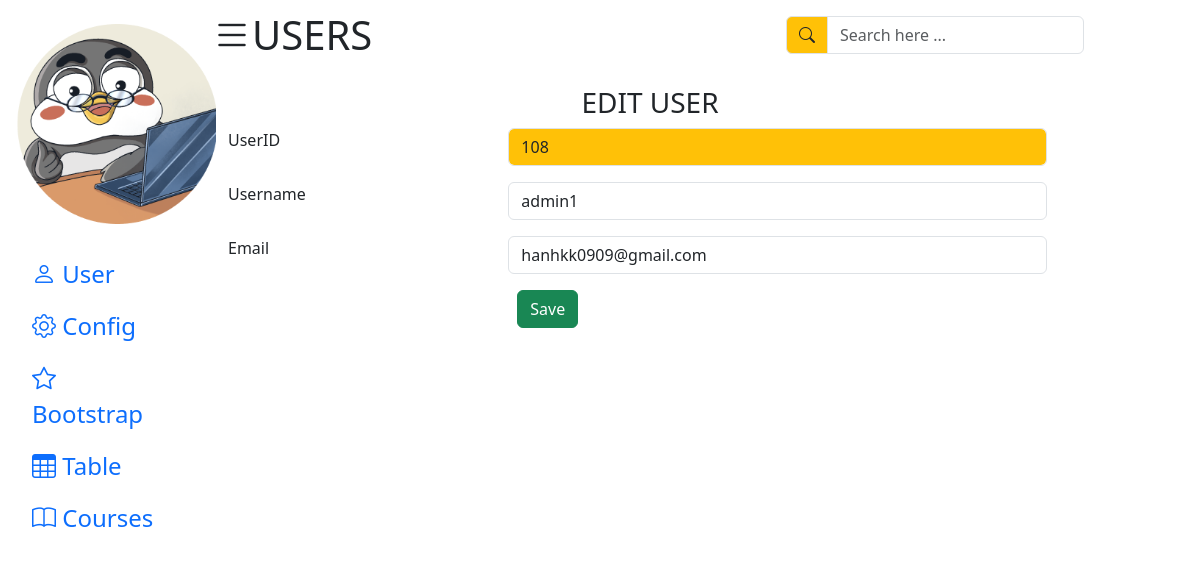
Screenshot of /admin/user_edit.php?id=108 with the database file from the repository.
### tables this page shows
CREATE TABLE `users` (
  `id` int(11) NOT NULL,
  `username` varchar(60) NOT NULL,
  `email` varchar(100) NOT NULL,
  `password` varchar(50) NOT NULL
);

### admin/user_edit.php (the view, shortened to what this page needs)
<?php
    if(isset($_GET['id'])){
    $uid = $_GET['id'];
    try{
        $conn = new PDO("mysql:host=localhost;dbname=tek4", "root", "");
        $sql_check = "SELECT * FROM users WHERE id ='$uid'";
        $stmt = $conn->prepare($sql_check);
        $stmt->execute();
        if($stmt->rowCount()>0){
            $user = $stmt->fetch();
        }
    }catch(PDOException $e){
        echo $e->getMessage();
    }
}
?>
<!doctype html>
<html lang="en">
<head>
    <link href="https://cdn.jsdelivr.net/npm/bootstrap@5.3.1/dist/css/bootstrap.min.css" rel="stylesheet">
    <link rel="stylesheet" href="https://cdn.jsdelivr.net/npm/bootstrap-icons@1.11.0/font/bootstrap-icons.css">
</head>
<body>
<div class="container-fluid">
    <div class="row">
        <?php
        include "../layout/footer.php";
        ?>
        <div class="col-md-9 main">
            <?php
            include "../layout/header.php";
            ?>
            <div class="main-content vh-100 p-3">
                <h3 class=" text-center text-uppercase">Edit User</h3>
                <form action="process_user_edit.php" method="post">
                    <div class="row input-group mb-3">
                        <div class="col-md-4 ">
                            UserID
                        </div>
                        <div class="col-md-8">
                            <input type="text" name="uid" id="" class="form-control bg-warning" value="<?= $user[0]; ?>" readonly>
                        </div>
                    </div>
                    <div class="row input-group mb-3">
                        <div class="col-md-4 ">
                            Username
                        </div>
                        <div class="col-md-8">
                            <input type="text" name="user" id="" class="form-control " value="<?= $user[1]; ?>" >
                        </div>
                    </div>
                    <div class="row input-group mb-3">
                        <div class="col-md-4 ">
                            Email
                        </div>
                        <div class="col-md-8">
                            <input type="email" name="mail" id="" class="form-control" value="<?= $user[2]; ?>">
                        </div>
                    </div>
                    <div class="row">
                        <div class="col-md-4"></div>
                        <div class="col-md-8">
                            <button type="submit" class="btn btn-success" name="sbmSave">Save</button>
                        </div>
                    </div>
                </form>
            </div>
        </div>
    </div>
</div>
</body>
</html>

### rows the page displays
users: uid "108", user "admin1", mail "hanhkk0909@gmail.com"
